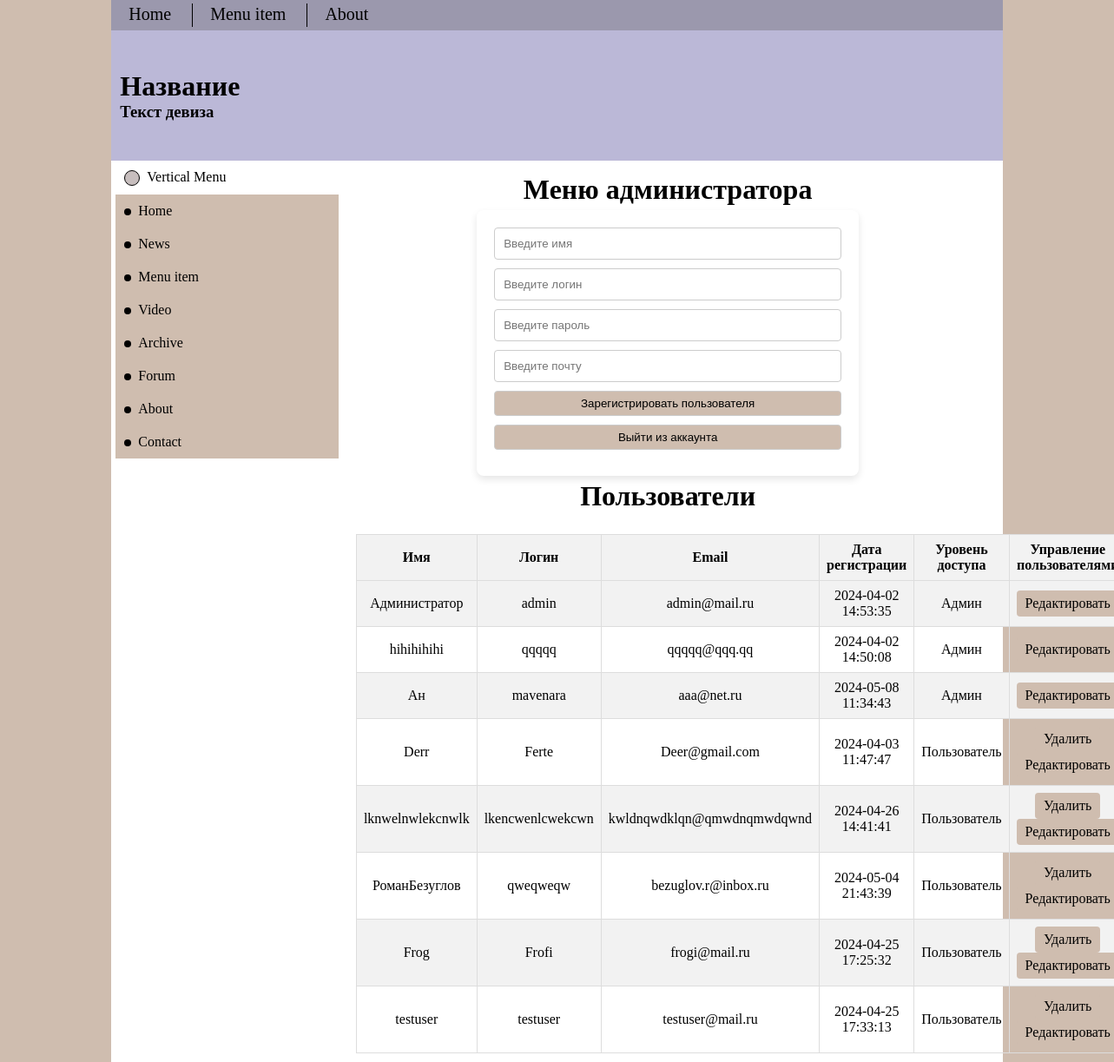
Page /admin_menu.php on the committed database.
### tables this page shows
CREATE TABLE `users` (
  `id` int UNSIGNED NOT NULL,
  `name` varchar(50) NOT NULL,
  `login` varchar(50) NOT NULL,
  `password` varchar(32) NOT NULL,
  `mail` varchar(70) NOT NULL,
  `registration_date` timestamp NOT NULL DEFAULT CURRENT_TIMESTAMP,
  `role` tinyint(1) NOT NULL DEFAULT '0'
);

### admin_menu.php (the view, shortened to what this page needs)
<?php
    require "header.php";
?>
<h1>Меню администратора</h1>
<div class='container'>
    <form action="add.php" method="post">
        <input type="text" class="form-control" name="name" id="name" placeholder="Введите имя" required minlength="2" pattern="[а-яА-Яa-zA-Z]+" title="Допустимы только английские и русские буквы">
        <input type="text" class="form-control" name="login" id="login" placeholder="Введите логин" required minlength="5" pattern="[a-zA-Z]+" title="Допустимы только английские буквы">
        <input type="password" class="form-control" name="pass" id="pass" placeholder="Введите пароль" required minlength="8">
        <input type="email" class="form-control" name="email" id="email" placeholder="Введите почту" required pattern="[a-zA-Z0-9._%+-]+@[a-zA-Z0-9.-]+\.[a-zA-Z]{2,}">
        <button class="jump_button" type="submit">Зарегистрировать пользователя</button>
        <button class="jump_button"><a href="exit.php">Выйти из аккаунта</a></button>
    </form>
</div>
<h1>Пользователи</h1>
<table>
    <tr>
        <th>Имя</th>
        <th>Логин</th>
        <th>Email</th>
        <th>Дата регистрации</th>
        <th>Уровень доступа</th>
        <th>Управление пользователями</th>
    </tr>
    <?php
        $mysql = new mysqli('localhost', 'root', '', 'lab7');
        $result = $mysql->query("SELECT * FROM users");
        while($row = $result->fetch_assoc()) {
            echo "<tr>";
            echo "<td>".$row['name']."</td>";
            echo "<td>".$row['login']."</td>";
            echo "<td>".$row['mail']."</td>";
            echo "<td>".$row['registration_date']."</td>";
            echo "<td>".($row['role'] == 1 ? 'Админ' : 'Пользователь')."</td>";
            echo "<td>";
            if ($row['role'] != 1) {
                echo "<a href='delete.php?id=".$row['id']."' class='delete-btn'>Удалить</a>";
            }
            echo "<a href='admin_edit.php?id=".$row['id']."' class='edit-btn'>Редактировать</a>";
            echo "</td>";
            echo "</tr>";
        }
    ?>
</table>
<?php
    require "footer.php";
?>

### header.php (shortened to what this page needs)
<!DOCTYPE html>
<html lang="ru">
<head>
    <link rel="stylesheet" href="CSS/lab2.css">
</head>
<body>
    <header>
    <div id="top_menu">
        <a href="index.php">Home</a>
        <a href="title.php">Menu item</a>
        <a href="title.php">About</a>
    </div>
    <div id="heading">
        <div>
        <h1>Название</h1>
        <h3>Текст девиза</h3>
        </div>
    </div>
    </header>
    <div id="main_part">
        <div id="left_menu">
            <p>Vertical Menu</p>
            <ul>
            <li><a href="title.php">Home</a></li>
            <li><a href="title.php">News</a></li>
            <li>
                <a href="title.php">Menu item</a>
            </li>
            <li><a href="title.php">Video</a></li>
            <li><a href="title.php">Archive</a></li>
            <li><a href="title.php">Forum</a></li>
            <li><a href="title.php">About</a></li>
            <li><a href="title.php">Contact</a></li>
            </ul>
        </div>
    <div id="content">

### footer.php
        </div>
    </div>
</body>
</html>

### CSS/lab2.css (style rules this page uses)
* { margin: 0; padding: 0; }
body { background: #cfbdaf; font-family: Calibri; }
a { text-decoration: none; color: black; }
ul { list-style: none; }
#top_menu { width: 80% - 10px; margin: 0% 10%; height: 25px; background-color: #9b98ad; padding: 5px 10px; }
#top_menu a { display: inline; padding: 0px 10px; font-size: 20px; }
#heading { width: 80%; margin: 0% 10%; height: 150px; background-color: #bbb8d7; display: flex; align-items: center; }
#heading div { margin-left:10px; }
#main_part { background-color: #fff; width: 80%; margin: 0% 10%; min-height: 80vh; height: 100%; display: flex; }
#left_menu { background: fff; width: 25%; margin-left: 5px; display: block; }
#left_menu a { padding: 10px; text-decoration: none; display: block; background: #cfbdaf; }
#left_menu p::before { display: inline-flex; content: ""; vertical-align: middle; width: 1em; height: 1em; border-radius: 1em; background: rgb(199, 190, 190); margin-right: .5em; border: 1px solid black; }
#left_menu a::before { display: inline-flex; content: ""; width: .5em; height: .5em; border-radius: 1em; background: black; margin-right: .5em; }
#left_menu p { padding: 10px; }
#content { display: block; padding: 10px; padding-left: 20px; width: 70%; text-align: center; }
#content h1,h5,p { padding: 5px 0; }
input[type="text"] { width: 100%; padding: 10px; margin-bottom: 10px; border: 1px solid #ccc; border-radius: 4px; box-sizing: border-box; }
th, td { border: 1px solid black; }
.jump_button { width: 100%; padding: 10px; background-color: #cfbdaf; color: rgb(0, 0, 0); margin-bottom: 10px; border: 1px solid #ccc; border-radius: 4px; box-sizing: border-box; padding: 6px 10px; text-align: center; }
.delete-btn, .edit-btn { background-color: #cfbdaf; color: black; border: none; border-radius: 4px; padding: 6px 10px; text-align: center; text-decoration: none; display: inline-block; cursor: pointer; }
.container { max-width: 400px; margin: 0 auto; background-color: #ffffff; padding: 20px; border-radius: 8px; box-shadow: 0 4px 8px rgba(0, 0, 0, 0.1); }
.form-control { width: 100%; padding: 10px; margin-bottom: 10px; border: 1px solid #ccc; border-radius: 4px; box-sizing: border-box; cursor: pointer; }
table { width: 100%; border-collapse: collapse; margin-top: 20px; text-align: center; }
th, td { padding: 8px; border: 1px solid #ddd; }
th { background-color: #f2f2f2; font-weight: bold; }
tr:nth-child(even) { background-color: #f2f2f2; }

### rows in the picture
users: name "Администратор", login "admin", mail "admin@mail.ru", registration_date "2024-04-02 14:53:35", role "Админ"
users: name "hihihihihi", login "qqqqq", mail "qqqqq@qqq.qq", registration_date "2024-04-02 14:50:08", role "Админ"
users: name "Ан", login "mavenara", mail "aaa@net.ru", registration_date "2024-05-08 11:34:43", role "Админ"
users: name "Derr", login "Ferte", mail "Deer@gmail.com", registration_date "2024-04-03 11:47:47", role "Пользователь"
users: name "lknwelnwlekcnwlk", login "lkencwenlcwekcwn", mail "kwldnqwdklqn@qmwdnqmwdqwnd", registration_date "2024-04-26 14:41:41", role "Пользователь"
users: name "РоманБезуглов", login "qweqweqw", mail "bezuglov.r@inbox.ru", registration_date "2024-05-04 21:43:39", role "Пользователь"
users: name "Frog", login "Frofi", mail "frogi@mail.ru", registration_date "2024-04-25 17:25:32", role "Пользователь"
users: name "testuser", login "testuser", mail "testuser@mail.ru", registration_date "2024-04-25 17:33:13", role "Пользователь"
